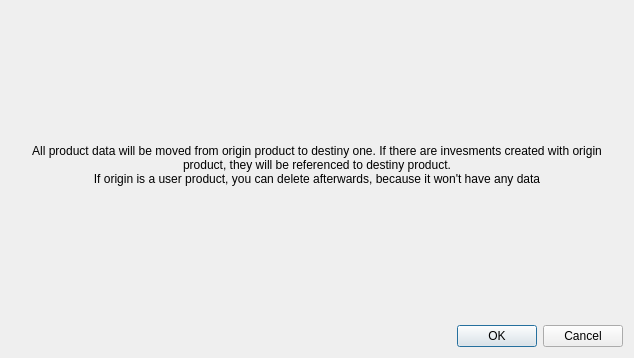
<?xml version="1.0" encoding="UTF-8"?>
<ui version="4.0">
 <class>wdgProductsDataMove</class>
 <widget class="QWidget" name="wdgProductsDataMove">
  <property name="windowModality">
   <enum>Qt::WindowModal</enum>
  </property>
  <property name="geometry">
   <rect>
    <x>0</x>
    <y>0</y>
    <width>634</width>
    <height>358</height>
   </rect>
  </property>
  <layout class="QHBoxLayout" name="horizontalLayout_2">
   <item>
    <layout class="QVBoxLayout" name="verticalLayout">
     <item>
      <widget class="QLabel" name="lblTitle">
       <property name="font">
        <font>
         <pointsize>14</pointsize>
         <weight>75</weight>
         <bold>true</bold>
        </font>
       </property>
       <property name="text">
        <string/>
       </property>
       <property name="alignment">
        <set>Qt::AlignCenter</set>
       </property>
      </widget>
     </item>
     <item>
      <widget class="QLabel" name="lblExplanation">
       <property name="text">
        <string>All product data will be moved from origin product to destiny one. If there are invesments created with origin product, they will be referenced to destiny product.
If origin is a user product, you can delete afterwards, because it won't have any data</string>
       </property>
       <property name="alignment">
        <set>Qt::AlignCenter</set>
       </property>
       <property name="wordWrap">
        <bool>true</bool>
       </property>
      </widget>
     </item>
     <item>
      <layout class="QHBoxLayout" name="horizontalLayout">
       <item>
        <widget class="mqtwObjects" name="wdg" native="true"/>
       </item>
      </layout>
     </item>
     <item>
      <widget class="QDialogButtonBox" name="bb">
       <property name="standardButtons">
        <set>QDialogButtonBox::Cancel|QDialogButtonBox::Ok</set>
       </property>
      </widget>
     </item>
    </layout>
   </item>
  </layout>
 </widget>
 <customwidgets>
  <customwidget>
   <class>mqtwObjects</class>
   <extends>QWidget</extends>
   <header location="global">myqtablewidget</header>
   <container>1</container>
  </customwidget>
 </customwidgets>
 <resources>
  <include location="../images/caloriestracker.qrc"/>
 </resources>
 <connections/>
</ui>
